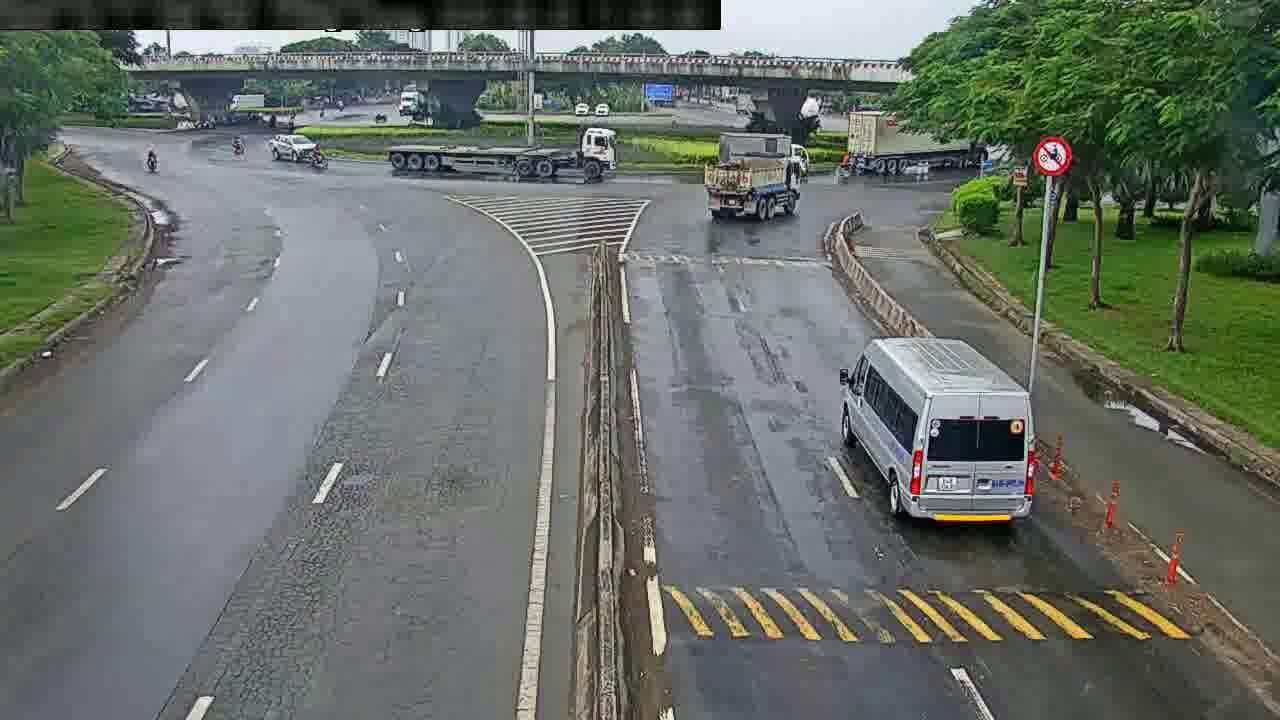
#> input picture data/soict-hackathon-2024_dataset/images/train/cam_01_00650.jpg, 1280 x 720 px
$ jupyter execute --allow-errors augmentation_datasets.ipynb
#> lines starting #> are read from the running program, lines starting #| are printed output that depends on the picture
#> in compute_hsv_statistics_for_dataset, image is the input picture: PIL image 1280x720 RGB; mean R, G, B 105.1, 111, 103.3
[cell 1]
import os
import numpy as np
import matplotlib.pyplot as plt

from PIL import Image
from scipy.ndimage import gaussian_filter
from scipy.stats import beta

[cell 2]
project_root = os.path.abspath(os.path.join(os.getcwd(), '..', '..', '..'))

base_dir = os.path.join(project_root, 'data', 'soict-hackathon-2024_dataset')
images_dir = os.path.join(base_dir, "images")
labels_dir = os.path.join(base_dir, "labels")
train_images_dir = os.path.join(images_dir, "train")
train_labels_dir = os.path.join(labels_dir, "train")
valid_images_dir = os.path.join(images_dir, "val")
valid_labels_dir = os.path.join(labels_dir, "val")

# Khám phá dataset

[cell 3]
image_width, image_height = 1280, 720

# Khởi tạo ma trận heatmap
heatmap_data = np.zeros((image_height, image_width))

# Hàm để cập nhật heatmap từ một thư mục nhãn
def update_heatmap_from_labels(labels_dir):
    global heatmap_data
    # Duyệt qua tất cả các file nhãn trong thư mục
    for filename in os.listdir(labels_dir):
        if filename.endswith('.txt'):
            file_path = os.path.join(labels_dir, filename)
            with open(file_path, 'r') as f:
                annotations = f.readlines()
                for annotation in annotations:
                    # Đọc thông tin từ nhãn
                    class_id, x_center_norm, y_center_norm, width_norm, height_norm = map(float, annotation.strip().split())
                    # Chuyển tọa độ từ YOLO format về tọa độ pixel
                    x_center = x_center_norm * image_width
                    y_center = y_center_norm * image_height
                    width = width_norm * image_width
                    height = height_norm * image_height
                    # Tính toán tọa độ góc của bounding box
                    x_min = int(x_center - width / 2)
                    x_max = int(x_center + width / 2)
                    y_min = int(y_center - height / 2)
                    y_max = int(y_center + height / 2)
                    # Đảm bảo tọa độ nằm trong kích thước ảnh
                    x_min = max(0, x_min)
                    x_max = min(image_width - 1, x_max)
                    y_min = max(0, y_min)
                    y_max = min(image_height - 1, y_max)
                    # Tăng giá trị trong vùng bounding box
                    heatmap_data[y_min:y_max+1, x_min:x_max+1] += 1

# Cập nhật heatmap từ tập train và val
update_heatmap_from_labels(train_labels_dir)
#> (the rest of this cell did not finish here and is left out)

[cell 4]
# Chia ảnh thành lưới ô vuông
grid_size = 8
grid_height = image_height // grid_size
grid_width = image_width // grid_size

# Tính tổng giá trị heatmap trong mỗi ô
crop_candidates = []
#> (the rest of this cell did not finish here and is left out)

# Điều chỉnh màu dữ liệu

[cell 5]
# Hàm để tính toán các thống kê của hsv_h, hsv_s, hsv_v cho một hình ảnh
def calculate_hsv_statistics(image):
    hsv_image = image.convert('HSV')
#> hsv_image: PIL image 1280x720 HSV; mean H, S, V 107.6, 46.6, 115.5
    hsv_array = np.array(hsv_image, dtype=np.float32) / 255.0  # Chuẩn hóa về [0, 1]
#> hsv_array: shape (720, 1280, 3) float32; mean of channels 0, 1, 2 0.421, 0.184, 0.453

    h_channel = hsv_array[:, :, 0]
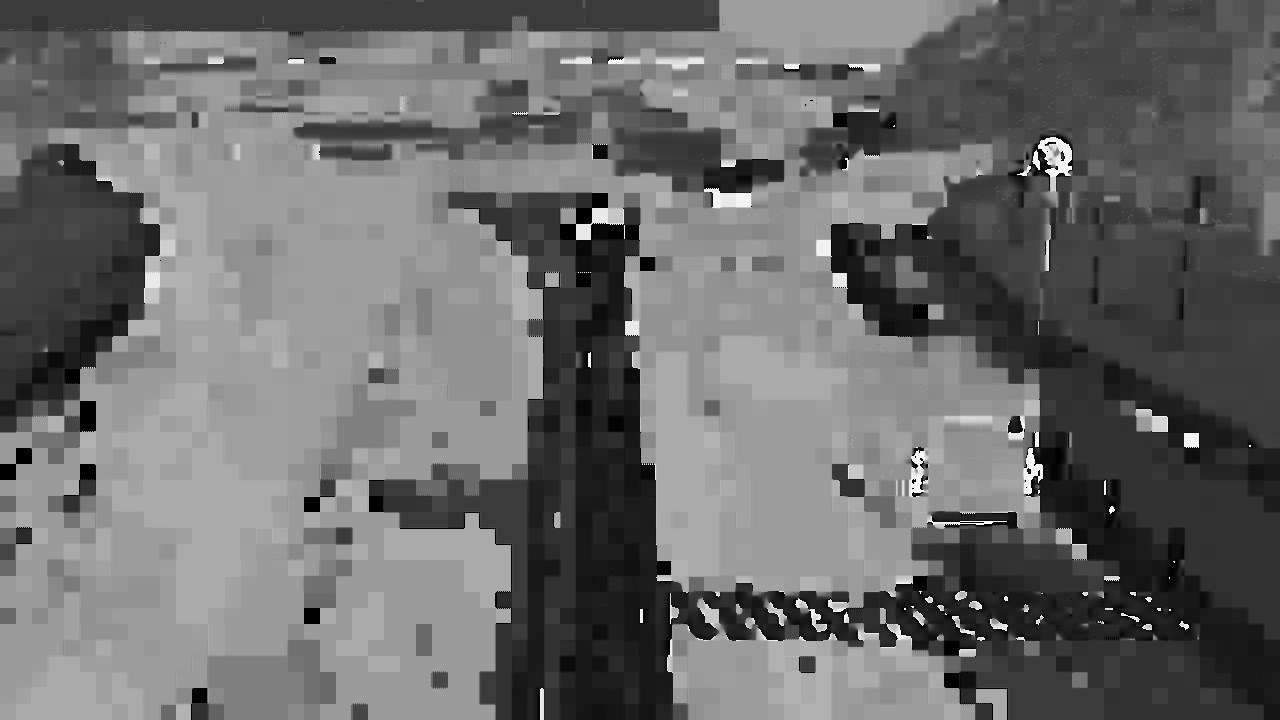
#> h_channel: shape (720, 1280) float32; min 0, max 0.996, mean 0.422
    s_channel = hsv_array[:, :, 1]
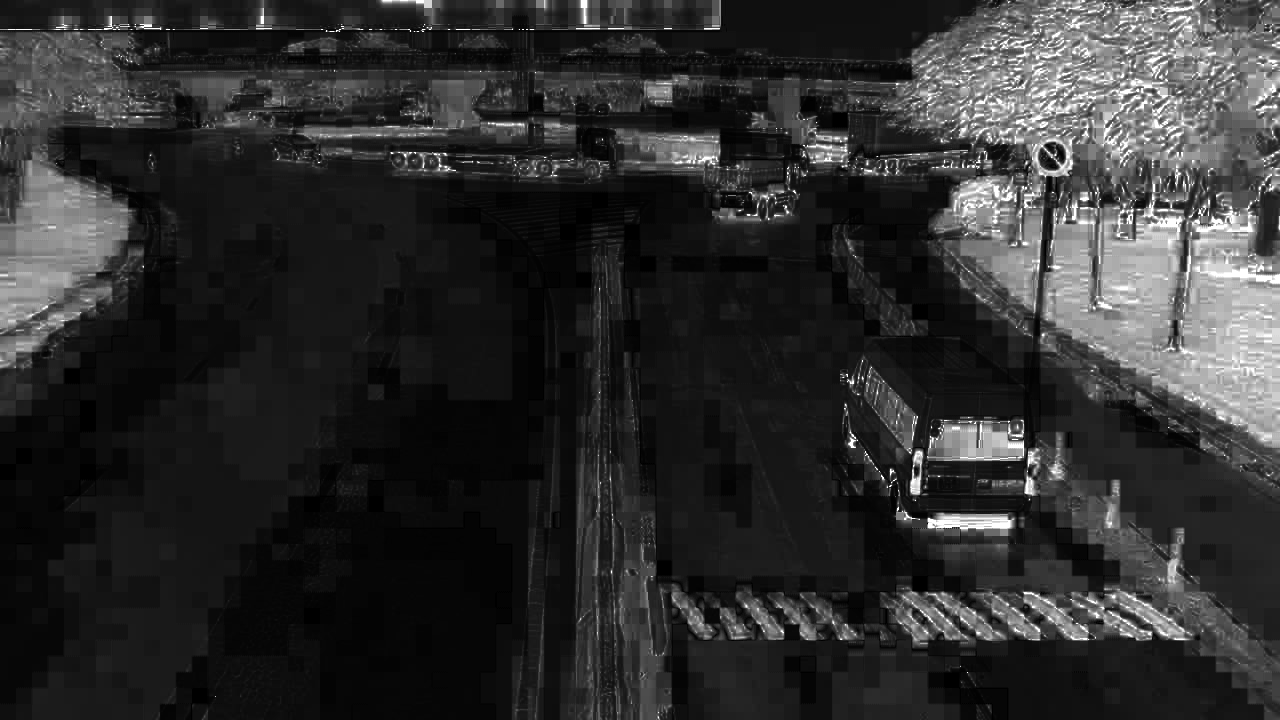
#> s_channel: shape (720, 1280) float32; min 0, max 1, mean 0.183
    v_channel = hsv_array[:, :, 2]
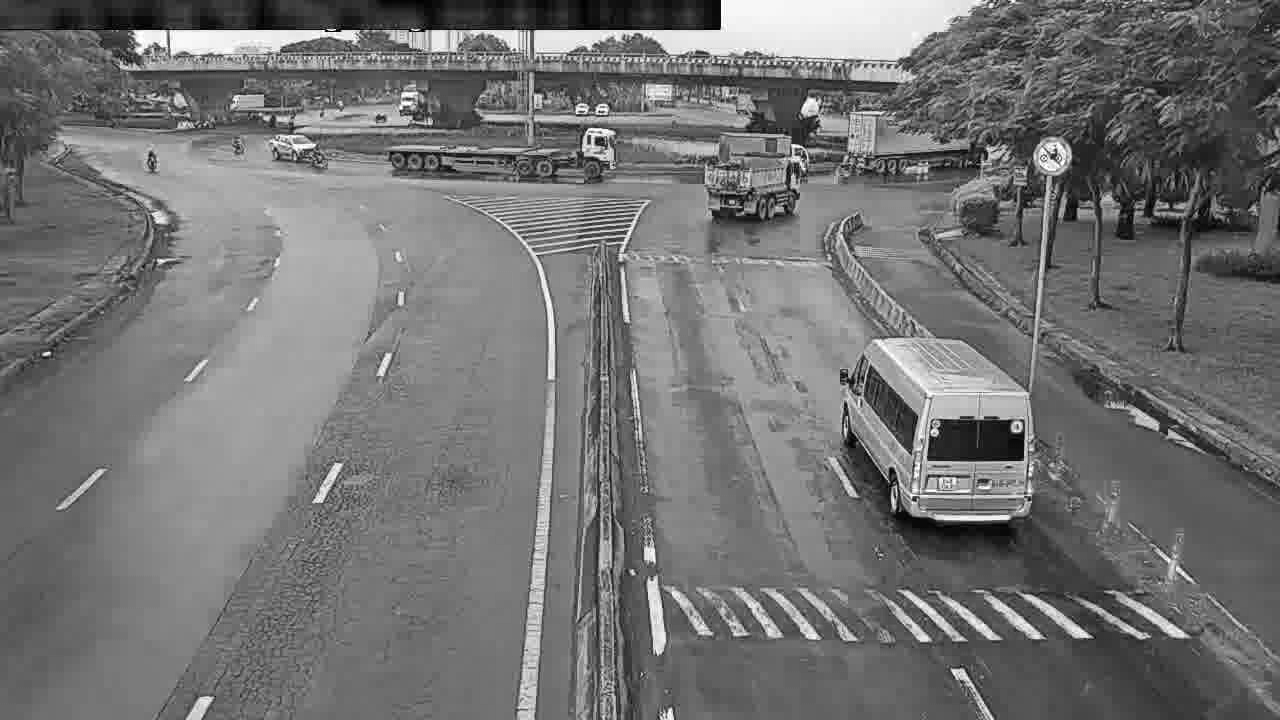
#> v_channel: shape (720, 1280) float32; min 0.00392, max 1, mean 0.453

    # Tính các thống kê
    h_mean = h_channel.mean()
#> h_mean = 0.422
    h_std = h_channel.std()
#> h_std = 0.21
    h_min = h_channel.min()
#> h_min = 0
    h_max = h_channel.max()
#> h_max = 0.996

    s_mean = s_channel.mean()
#> s_mean = 0.183
    s_std = s_channel.std()
#> s_std = 0.204
    s_min = s_channel.min()
#> s_min = 0
    s_max = s_channel.max()
#> s_max = 1

    v_mean = v_channel.mean()
#> v_mean = 0.453
    v_std = v_channel.std()
#> v_std = 0.166
    v_min = v_channel.min()
#> v_min = 0.00392
    v_max = v_channel.max()
#> v_max = 1

    return (h_mean, h_std, h_min, h_max), (s_mean, s_std, s_min, s_max), (v_mean, v_std, v_min, v_max)

[cell 6]
# Tính toán thống kê cho tập hình ảnh
def compute_hsv_statistics_for_dataset(image_dirs):
    h_values = []
    s_values = []
    v_values = []

    for image_dir in image_dirs:
        image_files = [f for f in os.listdir(image_dir) if f.lower().endswith(('.jpg', '.jpeg', '.png'))]
        for image_file in image_files:
            image_path = os.path.join(image_dir, image_file)
            image = Image.open(image_path).convert('RGB')

            (h_mean, h_std, h_min, h_max), (s_mean, s_std, s_min, s_max), (v_mean, v_std, v_min, v_max) = calculate_hsv_statistics(image)
#> h_mean = 0.422; h_std = 0.21; h_min = 0; h_max = 0.996; s_mean = 0.183; s_std = 0.204; s_min = 0; s_max = 1; v_mean = 0.453; v_std = 0.166; v_min = 0.00392; v_max = 1

            h_values.append((h_mean, h_std, h_min, h_max))
            s_values.append((s_mean, s_std, s_min, s_max))
            v_values.append((v_mean, v_std, v_min, v_max))

    # Chuyển đổi danh sách thành mảng numpy để dễ tính toán
    h_stats = np.array(h_values)
    s_stats = np.array(s_values)
    v_stats = np.array(v_values)

    # Tính thống kê chung cho toàn bộ tập dữ liệu
    h_overall_mean = h_stats[:, 0].mean()
    h_overall_std = h_stats[:, 0].std()
    h_overall_min = h_stats[:, 2].min()
    h_overall_max = h_stats[:, 3].max()

    s_overall_mean = s_stats[:, 0].mean()
    s_overall_std = s_stats[:, 0].std()
    s_overall_min = s_stats[:, 2].min()
    s_overall_max = s_stats[:, 3].max()

    v_overall_mean = v_stats[:, 0].mean()
    v_overall_std = v_stats[:, 0].std()
    v_overall_min = v_stats[:, 2].min()
    v_overall_max = v_stats[:, 3].max()

    return {
        'h': {'mean': h_overall_mean, 'std': h_overall_std, 'min': h_overall_min, 'max': h_overall_max},
        's': {'mean': s_overall_mean, 'std': s_overall_std, 'min': s_overall_min, 'max': s_overall_max},
        'v': {'mean': v_overall_mean, 'std': v_overall_std, 'min': v_overall_min, 'max': v_overall_max},
    }

[cell 7]
# Hàm để tính toán các thông số tối ưu cho hsv_h, hsv_s, hsv_v
# [12 lines left out: function compute_optimal_hsv_parameters, not called in this run]

#> (a cell that did not finish here is left out)

# Tính toán các thông số erasing, crop-fraction

[cell 9]
# Xác định kích thước ảnh
image_width, image_height = 1280, 720

# Khởi tạo ma trận heatmap
heatmap_data = np.zeros((image_height, image_width))

# Hàm để cập nhật heatmap từ một thư mục nhãn
def update_heatmap_from_labels(labels_dir):
    global heatmap_data
    # Duyệt qua tất cả các file nhãn trong thư mục
    for filename in os.listdir(labels_dir):
        if filename.endswith('.txt'):
            file_path = os.path.join(labels_dir, filename)
            with open(file_path, 'r') as f:
                annotations = f.readlines()
                for annotation in annotations:
                    # Đọc thông tin từ nhãn
                    class_id, x_center_norm, y_center_norm, width_norm, height_norm = map(float, annotation.strip().split())
                    # Chuyển tọa độ từ YOLO format về tọa độ pixel
                    x_center = int(x_center_norm * image_width)
                    y_center = int(y_center_norm * image_height)
                    width = int(width_norm * image_width)
                    height = int(height_norm * image_height)
                    # Tính toán tọa độ góc của bounding box
                    x_min = x_center - width // 2
                    x_max = x_center + width // 2
                    y_min = y_center - height // 2
                    y_max = y_center + height // 2
                    # Đảm bảo tọa độ nằm trong kích thước ảnh
                    x_min = max(0, x_min)
                    x_max = min(image_width - 1, x_max)
                    y_min = max(0, y_min)
                    y_max = min(image_height - 1, y_max)
                    # Tăng giá trị trong vùng bounding box
                    heatmap_data[y_min:y_max+1, x_min:x_max+1] += 1

# Cập nhật heatmap từ tập train và val
update_heatmap_from_labels(train_labels_dir)
#> (the rest of this cell did not finish here and is left out)

[cell 10]
# Tính toán thông số tối ưu cho erasing
# [14 lines left out: functions compute_optimal_erasing, compute_optimal_crop_fraction, not called in this run]

# Tính toán các thông số tối ưu
#> (the rest of this cell did not finish here and is left out)

# Tính toán các thông số translate, scale, shear

[cell 11]
# Xác định kích thước ảnh
image_width, image_height = 1280, 720

# Hàm để tính toán thông số tối ưu cho translate
def compute_optimal_translate(image_dirs):
    translate_x_ratios = []
    translate_y_ratios = []
    for image_dir in image_dirs:
        image_files = [f for f in os.listdir(image_dir) if f.lower().endswith(('.jpg', '.jpeg', '.png'))]
        for image_file in image_files:
            image_path = os.path.join(image_dir, image_file)
            image = Image.open(image_path).convert('RGB')
            width, height = image.size
#> width = 1280; height = 720
            # Tính toán tỷ lệ dịch chuyển tối đa theo chiều rộng và chiều cao
            translate_x = np.random.uniform(0.0, 1.0) * width
#> translate_x = 702.5
            translate_y = np.random.uniform(0.0, 1.0) * height
#> translate_y = 514.9
            translate_x_ratios.append(translate_x / width)
            translate_y_ratios.append(translate_y / height)
    optimal_translate_x = np.mean(translate_x_ratios)
    optimal_translate_y = np.mean(translate_y_ratios)
    optimal_translate = (optimal_translate_x + optimal_translate_y) / 2
    return optimal_translate

[cell 12]
# Hàm để tính toán thông số tối ưu cho scale
# [12 lines left out: function compute_optimal_scale, not called in this run]

[cell 13]
# Hàm để tính toán thông số tối ưu cho shear
# [11 lines left out: function compute_optimal_shear, not called in this run]

[cell 14]
# Gộp cả hai tập dữ liệu train và val
all_image_dirs = [train_images_dir, valid_images_dir]

# Tính toán các thông số tối ưu
#> (the rest of this cell did not finish here and is left out)

# Tính toán các thông số mosaic, mixup

[cell 15]
# Hàm để tính toán thông số tối ưu cho mosaic
def compute_optimal_mosaic(image_dirs):
    mosaic_ratios = []
    for image_dir in image_dirs:
        image_files = [f for f in os.listdir(image_dir) if f.lower().endswith(('.jpg', '.jpeg', '.png'))]
        for _ in range(len(image_files) // 4):  # Chọn ngẫu nhiên bốn ảnh từ tập dữ liệu
            img1, img2, img3, img4 = np.random.choice(image_files, 4, replace=False)
            # Đọc các ảnh
            img1 = Image.open(os.path.join(image_dir, img1)).convert('RGB')
            img2 = Image.open(os.path.join(image_dir, img2)).convert('RGB')
            img3 = Image.open(os.path.join(image_dir, img3)).convert('RGB')
            img4 = Image.open(os.path.join(image_dir, img4)).convert('RGB')
            # Tính toán tỷ lệ ghép của các ảnh
            h, w = img1.size
            mosaic_ratio = (h * w) / (4 * h * w)  # Tỷ lệ ghép của các ảnh
            mosaic_ratios.append(mosaic_ratio)
    optimal_mosaic = np.mean(mosaic_ratios)
    return optimal_mosaic

[cell 16]
# Hàm để tính toán thông số tối ưu cho mixup
# [14 lines left out: function compute_optimal_mixup, not called in this run]

[cell 17]
# Gộp cả hai tập dữ liệu train và val
all_image_dirs = [train_images_dir, valid_images_dir]

# Tính toán các thông số tối ưu
#> (the rest of this cell did not finish here and is left out)

# Lưu kết quả

[cell 18]
project_root = os.path.abspath(os.path.join(os.getcwd(), '..', '..', '..'))
output_stats_file = os.path.join(project_root, 'runs', 'augmentation-hyperparameter.txt')

# Đọc nội dung hiện tại của tệp
if os.path.exists(output_stats_file):
    with open(output_stats_file, 'r', encoding='utf-8') as f:
        lines = f.readlines()
else:
    lines = []

# Cập nhật hoặc thêm các thông số tối ưu
#> (the rest of this cell did not finish here and is left out)
